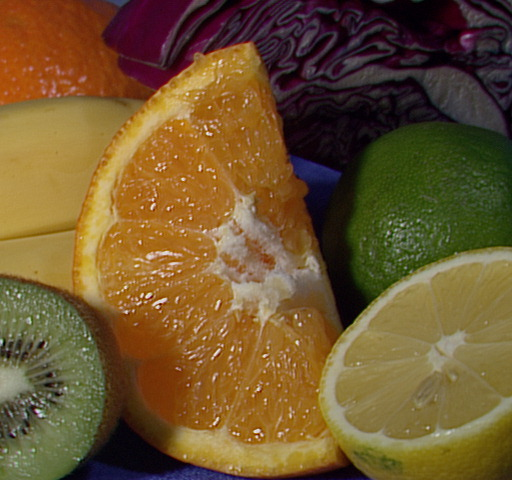
#> input picture gaussian_mixture_based_segmentation/data/fruits.jpg, 512 x 480 px, found by its file name
$ python bg_sub.py
#> lines starting #> are read from the running program, lines starting #| are printed output that depends on the picture; after the words box and inside, x2 and y2 are one past the last pixel; in counts of white or black regions, pixels touching at a corner belong together; pictures that were not available may be replaced by others from this repository, and a replacement may not be noted
#!/usr/bin/env python
from __future__ import print_function
import cv2 as cv
import argparse
import numpy as np


#
# parser = argparse.ArgumentParser(description='This program shows how to use background subtraction methods provided by \
#                                               OpenCV. You can process both videos and images.')
# parser.add_argument('--input', type=str, help='Path to a video or a sequence of image.', default='../data/vtest.avi')
# parser.add_argument('--back', type=str, help='Path to a image.', default='../data/fruits.jpg')
# parser.add_argument('--algo', type=str, help='Background subtraction method (KNN, MOG2).', default='MOG2')
# args = parser.parse_args()

## [create]
#create Background Subtractor objects
# default method is gaussian mixture-based
backSub = cv.createBackgroundSubtractorMOG2()
# if you want to another Background Subtractor objects, please uncomment the below line.
#backSub = cv.createBackgroundSubtractorKNN()
## [create]

## [capture]
capture = cv.VideoCapture('/home/spark/spark/src/spark_app/gaussian_mixture_based_segmentation/data/vtest.avi')
if not capture.isOpened:
    print('Unable to open: ' + args.input)
    exit(0)

## [create]
## [background picture]
img_bg = cv.imread('/home/spark/spark/src/spark_app/gaussian_mixture_based_segmentation/data/fruits.jpg')
#> img_bg is the input picture: shape (480, 512, 3); mean B, G, R 46.2, 85.6, 110.8
img_bg_size = img_bg.shape
#> img_bg_size = (480, 512, 3)
## [capture]

while True:
    ret, frame = capture.read()
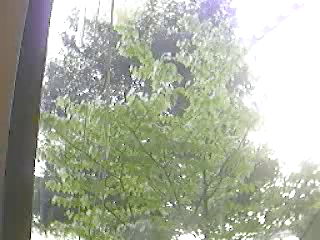
#> input picture frame 18 of gaussian_mixture_based_segmentation/data/tree.avi, 320 x 240 px, given in place of vtest.avi, which was not available
#> frame is the input picture: shape (240, 320, 3); mean B, G, R 158.2, 174.7, 169.3
    if frame is None:
        break

    source_size= frame.shape
#> source_size = (240, 320, 3)

    ## [resize background]
    fx = source_size[1] * 1.0 / img_bg_size[1]
#> fx = 0.625
    fy = source_size[0] * 1.0 / img_bg_size[0]
#> fy = 0.5

    img_back_resize = cv.resize(img_bg, (0, 0), fx=fx, fy=fy, interpolation=cv.INTER_CUBIC)
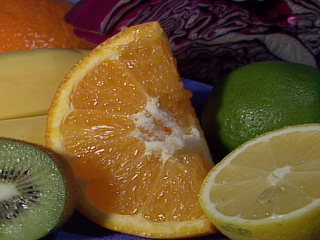
#> img_back_resize: shape (240, 320, 3); mean B, G, R 46.2, 85.6, 110.8

    cv.imshow('Background', img_back_resize)
    ## [apply]
    #update the background model
    fgMask = backSub.apply(frame)
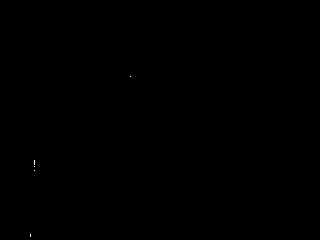
#> fgMask: shape (240, 320); values 127 (black) and 255 (white), 0.01% white in thin lines or dots, all inside (x1, y1, x2, y2) = (30, 76, 131, 237)
    ## [apply]

    ## [display_frame_number]
    #get the frame number and write it on the current frame
    cv.rectangle(frame, (10, 2), (100,20), (255,255,255), -1)
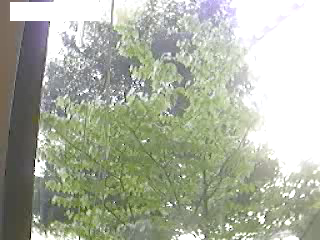
#> frame: shape (240, 320, 3); 1.38% of pixels changed, all inside (x1, y1, x2, y2) = (10, 2, 101, 21)
    cv.putText(frame, str(capture.get(cv.CAP_PROP_POS_FRAMES)), (15, 15),
               cv.FONT_HERSHEY_SIMPLEX, 0.5 , (0,0,0))
#> frame: shape (240, 320, 3); 0.1% of pixels changed, all inside (x1, y1, x2, y2) = (18, 5, 50, 16)
    ## [display_frame_number]

    ## erode and dilate
    erode=cv.erode(fgMask,None,iterations=1)
#> erode: shape (240, 320); every value is 127
    dilate=cv.dilate(erode,None,iterations=4)
    cv.imshow('dilate', dilate)


    # [fusion]
    for i in range(source_size[0]):
       for j in range(source_size[1]):
           if dilate[i,j] == 255: # white point in Mask image
               img_back_resize[i,j] = frame[i,j]


    ## [show]
    #show the current frame and the fg masks
    cv.imshow('Frame', frame)
    cv.imshow('FG Mask', fgMask)
    ## [show]
    #show the fused frame
    cv.imshow('Fused', img_back_resize)
    keyboard = cv.waitKey(30)
#> (key Esc is pressed here)
    if keyboard == 'q' or keyboard == 27:
        break
